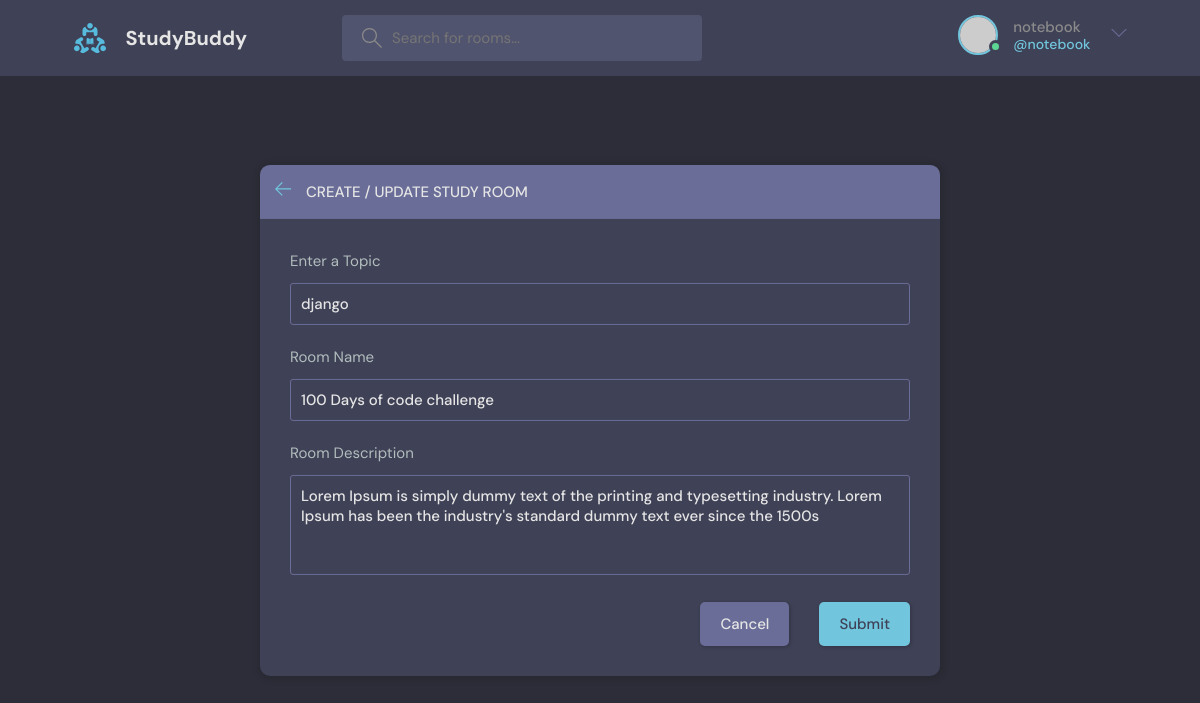
Screenshot of /update-room/2/ (signed in) with the database file from the repository.
### base/models.py (models this page shows, shortened)
class Room(models.Model):
    host =  models.ForeignKey(User, on_delete=models.SET_NULL,null = True)
    topic = models.ForeignKey(Topic, on_delete=models.SET_NULL,null = True)
    name = models.CharField(max_length=200)
    description = models.TextField(null=True, blank=True)
    participants = models.ManyToManyField(User, related_name='participants',blank=True)
    updated = models.DateTimeField(auto_now = True)#takes a snapshot everytime we save this item
    created = models.DateTimeField(auto_now_add = True) #takes a snapshot every timesstamp when first save or create this instance
    class Meta:
        ordering = ['-updated','-created']

class Topic(models.Model):
    name = models.CharField(max_length=200)

### base/views.py (the view, shortened to what this page needs)
# urls.py: path('update-room/<str:pk>/', views.updateRoom,name="update-room"),
@login_required(login_url='/login')
def updateRoom(request, pk):
    room = Room.objects.get(id=pk)
    form = RoomForm(instance=room)
    topics = Topic.objects.all()
    if request.user != room.host:
        return HttpResponse('You are not allowed here!!')
    context = {'form': form, 'topics': topics, 'room': room}
    return render(request, 'base/room_form.html', context)

### base/forms.py
class RoomForm(ModelForm):
    class Meta:
        model = Room
        fields = '__all__'
        exclude = ['host','participants']

### base/templates/base/room_form.html (shortened to what this page needs)
{% extends "main.html" %}
{% block content%}
  <main class="create-room layout">
    <div class="container">
      <div class="layout__box">
        <div class="layout__boxHeader">
          <div class="layout__boxTitle">
            <a href="{% url 'home' %}">
              <svg version="1.1" xmlns="http://www.w3.org/2000/svg" width="32" height="32" viewBox="0 0 32 32">
                <title>arrow-left</title>
                <path
                  d="M13.723 2.286l-13.723 13.714 13.719 13.714 1.616-1.611-10.96-10.96h27.625v-2.286h-27.625l10.965-10.965-1.616-1.607z">
                </path>
              </svg>
            </a>
            <h3>Create / Update study Room</h3>
          </div>
        </div>
        <div class="layout__body">
          <form class="form" action="{% url 'create-room' %}" method = "POST">
             <div class="form__group">
              <label for="room_topic">Enter a Topic</label>
              <input type = "text" value = "{{room.topic.name}}" list = "topic-list"/>
            </div>
            <div class="form__group">
              <label for="room_name">Room Name</label>
              {{form.name}}
            </div>
              <div class="form__group">
                <label for="room_description">Room Description</label>
                {{form.description}}
            </div>
            <div class="form__action">
              <a class="btn btn--dark" href="index.html">Cancel</a>
              <button class="btn btn--main" type="submit">Submit</button>
            </div>
          </form>
        </div>
      </div>
    </div>
  </main>
</body>
{% endblock content %}

### templates/navbar.html (shortened to what this page needs)
{% load static%}
<header class="header header--loggedIn">
    <div class="container">
      <a href="{% url 'home'%}" class="header__logo">
        <img src="{% static 'images/logo.svg' %}" />
        <h1>StudyBuddy</h1>
      </a>
      <form class="header__search" method = "GET" action = "{% url 'home'%}">
        <label>
          <input name = "q" placeholder="Search for rooms..." />
        </label>
      </form>
      <nav class="header__menu">
        {%if request.user.is_authenticated%}
        <div class="header__user">
          <a href="{% url 'update-user' %}">
            <div class="avatar avatar--medium active">
              <img src="https://randomuser.me/api/portraits/men/37.jpg" />
            </div>
            <p>{{request.user.username}} <span>@{{request.user.username}}</span></p>
          </a>
          <button class="dropdown-button">
            <svg version="1.1" xmlns="http://www.w3.org/2000/svg" width="32" height="32" viewBox="0 0 32 32">
              <title>chevron-down</title>
              <path d="M16 21l-13-13h-3l16 16 16-16h-3l-13 13z"></path>
            </svg>
          </button>
        </div>
        {% else %}
        <a href="{% url 'login'%}">
            <img src="{% static 'images/avatar.svg' %}" />
          <p>Login</p>
        </a>
        {% endif %}
      </nav>
    </div>
  </header>

### rows the page displays
Room: topic.name "django", name "100 Days of code challenge", description "Lorem Ipsum is simply dummy text of the printing and typesetting industry. Lorem Ipsum has been the industry's standard dummy text ever since the 1500s"

### other values shown
{{ request.user.username }} "notebook"
